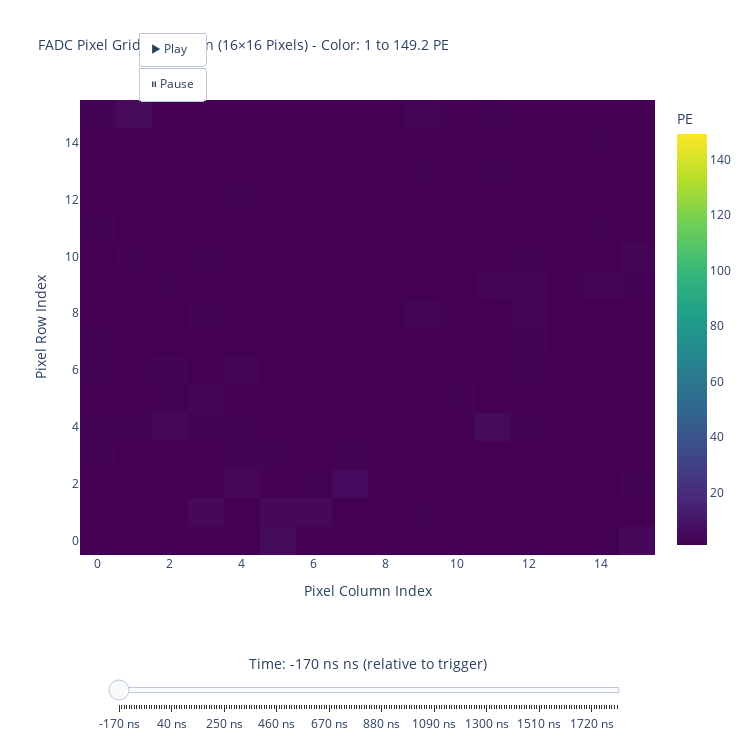

Source (notebook cell):
### Code cell
#animation
import plotly.graph_objects as go

# Parameters
dc_to_pe = 24.1
baseline_dc = 500  # Fixed baseline from config

# Load all FADC traces for 256 pixels
print("Loading all 256 FADC traces...")
all_traces_pe = {}
for pix_id in range(256):
    trace_name = f"vFADCTraces{pix_id}"
    try:
        trace_dc = arrays[trace_name][0]
        # Convert to PE with fixed baseline
        trace_pe = np.clip((trace_dc - baseline_dc) / dc_to_pe, 0, None)
        all_traces_pe[pix_id] = trace_pe
    except KeyError:
        print(f"Warning: {trace_name} not found")

print(f"Successfully loaded {len(all_traces_pe)}/256 traces")

# Get time information (trigger at 170 ns)
n_samples = len(list(all_traces_pe.values())[0])
time_ns = np.arange(n_samples) * 10 - 170  # Relative to trigger

# Calculate max PE across all traces and time steps
max_pe_global = max([np.max(trace) for trace in all_traces_pe.values()])
min_pe_set = 1  # You can change this to set a minimum color scale value

print(f"Max PE across all pixels and time steps: {max_pe_global:.2f}")
print(f"Color scale: {min_pe_set} to {max_pe_global:.2f} PE")

print(f"Creating {n_samples} frames for animation...")

# Create frames for each time step
frames = []
for time_step in range(n_samples):
    # Create 16x16 grid for this time step
    pixel_grid = np.zeros((16, 16))
    
    # Map pixel values to grid positions
    for pix_id in range(256):
        if pix_id in all_traces_pe:
            # Get pixel location
            x_pos, y_pos = pixel_config[pix_id][1], pixel_config[pix_id][2]
            col = int((x_pos - min_x) / pixel_pitch)
            row = int((y_pos - min_y) / pixel_pitch)
            
            # Get PE value at this time step
            pixel_grid[row, col] = all_traces_pe[pix_id][time_step]
    
    # Create frame with fixed color scale
    frame = go.Frame(
        data=[go.Heatmap(z=pixel_grid, colorscale='Viridis', 
                         zmin=min_pe_set, zmax=max_pe_global,
                         colorbar=dict(title="PE"))],
        name=f"{time_ns[time_step]:.0f}"
    )
    frames.append(frame)

# Create initial frame data
initial_grid = np.zeros((16, 16))
for pix_id in range(256):
    if pix_id in all_traces_pe:
        x_pos, y_pos = pixel_config[pix_id][1], pixel_config[pix_id][2]
        col = int((x_pos - min_x) / pixel_pitch)
        row = int((y_pos - min_y) / pixel_pitch)
        initial_grid[row, col] = all_traces_pe[pix_id][0]

# Create figure
fig = go.Figure(
    data=[go.Heatmap(z=initial_grid, colorscale='Viridis', 
                     zmin=min_pe_set, zmax=max_pe_global,
                     colorbar=dict(title="PE"))],
    frames=frames
)

# Create slider steps
slider_steps = []
for i in range(0, len(frames), max(1, len(frames) // 200)):  # Limit to ~200 slider points
    slider_steps.append(
        dict(
            args=[
                [frames[i].name],
                dict(
                    frame=dict(duration=0, redraw=True),
                    mode="immediate",
                    transition=dict(duration=0)
                )
            ],
            label=f"{time_ns[i]:.0f} ns",
            method="animate"
        )
    )

# Update layout with slider and controls
fig.update_layout(
    updatemenus=[dict(
        type="buttons",
        showactive=False,
        buttons=[
            dict(label="▶ Play",
                 method="animate",
                 args=[None, dict(frame=dict(duration=50, redraw=True),
                                 fromcurrent=True)]),
            dict(label="⏸ Pause",
                 method="animate",
                 args=[[None], dict(frame=dict(duration=0, redraw=False),
                                   mode="immediate",
                                   transition=dict(duration=0))])
        ],
        x=0.1, xanchor="left", y=1.15, yanchor="top"
    )],
    sliders=[dict(
        active=0,
        yanchor="top",
        y=-0.1,
        xanchor="left",
        currentvalue=dict(
            prefix="Time: ",
            suffix=" ns (relative to trigger)",
            visible=True,
            xanchor="center",
            font=dict(size=14)
        ),
        transition=dict(duration=0),
        pad=dict(b=10, t=50),
        len=0.9,
        x=0.05,
        steps=slider_steps
    )],
    title=dict(
        text=f"FADC Pixel Grid Animation (16×16 Pixels) - Color: {min_pe_set} to {max_pe_global:.1f} PE",
        font=dict(size=14)
    ),
    xaxis_title="Pixel Column Index",
    yaxis_title="Pixel Row Index",
    height=750,
    width=750,
    hovermode="closest"
)

print(f"\nAnimation settings:")
print(f"  • Baseline: {baseline_dc} DAC")
print(f"  • Conversion: {dc_to_pe} DAC/PE")
print(f"  • Color scale: {min_pe_set} to {max_pe_global:.2f} PE (fixed)")
print(f"  • Time: -170 ns (before trigger) to +1830 ns (after trigger)")
print("Displaying interactive Plotly figure...")
fig.show()

### Figure 1 — Plotly figure (JSON) as saved in the notebook; plotly's stock layout.template omitted (floating-point values rounded to 4 significant figures; data arrays with more than 128 entries replaced by an {"elided": "..."} marker saying what was removed)
{"data": [{"colorbar": {"title": {"text": "PE"}}, "colorscale": [[0, "#440154"], [0.1111, "#482878"], [0.2222, "#3e4989"], [0.3333, "#31688e"], [0.4444, "#26828e"], [0.5556, "#1f9e89"], [0.6667, "#35b779"], [0.7778, "#6ece58"], [0.8889, "#b5de2b"], [1, "#fde725"]], "type": "heatmap", "z": {"elided": "16x16 float values"}, "zmax": 149.2, "zmin": 1}], "layout": {"height": 750, "hovermode": "closest", "sliders": [{"active": 0, "currentvalue": {"font": {"size": 14}, "prefix": "Time: ", "suffix": " ns (relative to trigger)", "visible": true, "xanchor": "center"}, "len": 0.9, "pad": {"b": 10, "t": 50}, "steps": [{"args": [["-170"], {"frame": {"duration": 0, "redraw": true}, "mode": "immediate", "transition": {"duration": 0}}], "label": "-170 ns", "method": "animate"}, {"args": [["-160"], {"frame": {"duration": 0, "redraw": true}, "mode": "immediate", "transition": {"duration": 0}}], "label": "-160 ns", "method": "animate"}, {"args": [["-150"], {"frame": {"duration": 0, "redraw": true}, "mode": "immediate", "transition": {"duration": 0}}], "label": "-150 ns", "method": "animate"}, {"args": [["-140"], {"frame": {"duration": 0, "redraw": true}, "mode": "immediate", "transition": {"duration": 0}}], "label": "-140 ns", "method": "animate"}, {"args": [["-130"], {"frame": {"duration": 0, "redraw": true}, "mode": "immediate", "transition": {"duration": 0}}], "label": "-130 ns", "method": "animate"}, {"args": [["-120"], {"frame": {"duration": 0, "redraw": true}, "mode": "immediate", "transition": {"duration": 0}}], "label": "-120 ns", "method": "animate"}, {"args": [["-110"], {"frame": {"duration": 0, "redraw": true}, "mode": "immediate", "transition": {"duration": 0}}], "label": "-110 ns", "method": "animate"}, {"args": [["-100"], {"frame": {"duration": 0, "redraw": true}, "mode": "immediate", "transition": {"duration": 0}}], "label": "-100 ns", "method": "animate"}, {"args": [["-90"], {"frame": {"duration": 0, "redraw": true}, "mode": "immediate", "transition": {"duration": 0}}], "label": "-90 ns", "method": "animate"}, {"args": [["-80"], {"frame": {"duration": 0, "redraw": true}, "mode": "immediate", "transition": {"duration": 0}}], "label": "-80 ns", "method": "animate"}, {"args": [["-70"], {"frame": {"duration": 0, "redraw": true}, "mode": "immediate", "transition": {"duration": 0}}], "label": "-70 ns", "method": "animate"}, {"args": [["-60"], {"frame": {"duration": 0, "redraw": true}, "mode": "immediate", "transition": {"duration": 0}}], "label": "-60 ns", "method": "animate"}, {"args": [["-50"], {"frame": {"duration": 0, "redraw": true}, "mode": "immediate", "transition": {"duration": 0}}], "label": "-50 ns", "method": "animate"}, {"args": [["-40"], {"frame": {"duration": 0, "redraw": true}, "mode": "immediate", "transition": {"duration": 0}}], "label": "-40 ns", "method": "animate"}, {"args": [["-30"], {"frame": {"duration": 0, "redraw": true}, "mode": "immediate", "transition": {"duration": 0}}], "label": "-30 ns", "method": "animate"}, {"args": [["-20"], {"frame": {"duration": 0, "redraw": true}, "mode": "immediate", "transition": {"duration": 0}}], "label": "-20 ns", "method": "animate"}, {"args": [["-10"], {"frame": {"duration": 0, "redraw": true}, "mode": "immediate", "transition": {"duration": 0}}], "label": "-10 ns", "method": "animate"}, {"args": [["0"], {"frame": {"duration": 0, "redraw": true}, "mode": "immediate", "transition": {"duration": 0}}], "label": "0 ns", "method": "animate"}, {"args": [["10"], {"frame": {"duration": 0, "redraw": true}, "mode": "immediate", "transition": {"duration": 0}}], "label": "10 ns", "method": "animate"}, {"args": [["20"], {"frame": {"duration": 0, "redraw": true}, "mode": "immediate", "transition": {"duration": 0}}], "label": "20 ns", "method": "animate"}, {"args": [["30"], {"frame": {"duration": 0, "redraw": true}, "mode": "immediate", "transition": {"duration": 0}}], "label": "30 ns", "method": "animate"}, {"args": [["40"], {"frame": {"duration": 0, "redraw": true}, "mode": "immediate", "transition": {"duration": 0}}], "label": "40 ns", "method": "animate"}, {"args": [["50"], {"frame": {"duration": 0, "redraw": true}, "mode": "immediate", "transition": {"duration": 0}}], "label": "50 ns", "method": "animate"}, {"args": [["60"], {"frame": {"duration": 0, "redraw": true}, "mode": "immediate", "transition": {"duration": 0}}], "label": "60 ns", "method": "animate"}, {"args": [["70"], {"frame": {"duration": 0, "redraw": true}, "mode": "immediate", "transition": {"duration": 0}}], "label": "70 ns", "method": "animate"}, {"args": [["80"], {"frame": {"duration": 0, "redraw": true}, "mode": "immediate", "transition": {"duration": 0}}], "label": "80 ns", "method": "animate"}, {"args": [["90"], {"frame": {"duration": 0, "redraw": true}, "mode": "immediate", "transition": {"duration": 0}}], "label": "90 ns", "method": "animate"}, {"args": [["100"], {"frame": {"duration": 0, "redraw": true}, "mode": "immediate", "transition": {"duration": 0}}], "label": "100 ns", "method": "animate"}, {"args": [["110"], {"frame": {"duration": 0, "redraw": true}, "mode": "immediate", "transition": {"duration": 0}}], "label": "110 ns", "method": "animate"}, {"args": [["120"], {"frame": {"duration": 0, "redraw": true}, "mode": "immediate", "transition": {"duration": 0}}], "label": "120 ns", "method": "animate"}, {"args": [["130"], {"frame": {"duration": 0, "redraw": true}, "mode": "immediate", "transition": {"duration": 0}}], "label": "130 ns", "method": "animate"}, {"args": [["140"], {"frame": {"duration": 0, "redraw": true}, "mode": "immediate", "transition": {"duration": 0}}], "label": "140 ns", "method": "animate"}, {"args": [["150"], {"frame": {"duration": 0, "redraw": true}, "mode": "immediate", "transition": {"duration": 0}}], "label": "150 ns", "method": "animate"}, {"args": [["160"], {"frame": {"duration": 0, "redraw": true}, "mode": "immediate", "transition": {"duration": 0}}], "label": "160 ns", "method": "animate"}, {"args": [["170"], {"frame": {"duration": 0, "redraw": true}, "mode": "immediate", "transition": {"duration": 0}}], "label": "170 ns", "method": "animate"}, {"args": [["180"], {"frame": {"duration": 0, "redraw": true}, "mode": "immediate", "transition": {"duration": 0}}], "label": "180 ns", "method": "animate"}, {"args": [["190"], {"frame": {"duration": 0, "redraw": true}, "mode": "immediate", "transition": {"duration": 0}}], "label": "190 ns", "method": "animate"}, {"args": [["200"], {"frame": {"duration": 0, "redraw": true}, "mode": "immediate", "transition": {"duration": 0}}], "label": "200 ns", "method": "animate"}, {"args": [["210"], {"frame": {"duration": 0, "redraw": true}, "mode": "immediate", "transition": {"duration": 0}}], "label": "210 ns", "method": "animate"}, {"args": [["220"], {"frame": {"duration": 0, "redraw": true}, "mode": "immediate", "transition": {"duration": 0}}], "label": "220 ns", "method": "animate"}, {"args": [["230"], {"frame": {"duration": 0, "redraw": true}, "mode": "immediate", "transition": {"duration": 0}}], "label": "230 ns", "method": "animate"}, {"args": [["240"], {"frame": {"duration": 0, "redraw": true}, "mode": "immediate", "transition": {"duration": 0}}], "label": "240 ns", "method": "animate"}, {"args": [["250"], {"frame": {"duration": 0, "redraw": true}, "mode": "immediate", "transition": {"duration": 0}}], "label": "250 ns", "method": "animate"}, {"args": [["260"], {"frame": {"duration": 0, "redraw": true}, "mode": "immediate", "transition": {"duration": 0}}], "label": "260 ns", "method": "animate"}, {"args": [["270"], {"frame": {"duration": 0, "redraw": true}, "mode": "immediate", "transition": {"duration": 0}}], "label": "270 ns", "method": "animate"}, {"args": [["280"], {"frame": {"duration": 0, "redraw": true}, "mode": "immediate", "transition": {"duration": 0}}], "label": "280 ns", "method": "animate"}, {"args": [["290"], {"frame": {"duration": 0, "redraw": true}, "mode": "immediate", "transition": {"duration": 0}}], "label": "290 ns", "method": "animate"}, {"args": [["300"], {"frame": {"duration": 0, "redraw": true}, "mode": "immediate", "transition": {"duration": 0}}], "label": "300 ns", "method": "animate"}, {"args": [["310"], {"frame": {"duration": 0, "redraw": true}, "mode": "immediate", "transition": {"duration": 0}}], "label": "310 ns", "method": "animate"}, {"args": [["320"], {"frame": {"duration": 0, "redraw": true}, "mode": "immediate", "transition": {"duration": 0}}], "label": "320 ns", "method": "animate"}, {"args": [["330"], {"frame": {"duration": 0, "redraw": true}, "mode": "immediate", "transition": {"duration": 0}}], "label": "330 ns", "method": "animate"}, {"args": [["340"], {"frame": {"duration": 0, "redraw": true}, "mode": "immediate", "transition": {"duration": 0}}], "label": "340 ns", "method": "animate"}, {"args": [["350"], {"frame": {"duration": 0, "redraw": true}, "mode": "immediate", "transition": {"duration": 0}}], "label": "350 ns", "method": "animate"}, {"args": [["360"], {"frame": {"duration": 0, "redraw": true}, "mode": "immediate", "transition": {"duration": 0}}], "label": "360 ns", "method": "animate"}, {"args": [["370"], {"frame": {"duration": 0, "redraw": true}, "mode": "immediate", "transition": {"duration": 0}}], "label": "370 ns", "method": "animate"}, {"args": [["380"], {"frame": {"duration": 0, "redraw": true}, "mode": "immediate", "transition": {"duration": 0}}], "label": "380 ns", "method": "animate"}, {"args": [["390"], {"frame": {"duration": 0, "redraw": true}, "mode": "immediate", "transition": {"duration": 0}}], "label": "390 ns", "method": "animate"}, {"args": [["400"], {"frame": {"duration": 0, "redraw": true}, "mode": "immediate", "transition": {"duration": 0}}], "label": "400 ns", "method": "animate"}, {"args": [["410"], {"frame": {"duration": 0, "redraw": true}, "mode": "immediate", "transition": {"duration": 0}}], "label": "410 ns", "method": "animate"}, {"args": [["420"], {"frame": {"duration": 0, "redraw": true}, "mode": "immediate", "transition": {"duration": 0}}], "label": "420 ns", "method": "animate"}, {"args": [["430"], {"frame": {"duration": 0, "redraw": true}, "mode": "immediate", "transition": {"duration": 0}}], "label": "430 ns", "method": "animate"}, {"args": [["440"], {"frame": {"duration": 0, "redraw": true}, "mode": "immediate", "transition": {"duration": 0}}], "label": "440 ns", "method": "animate"}, {"args": [["450"], {"frame": {"duration": 0, "redraw": true}, "mode": "immediate", "transition": {"duration": 0}}], "label": "450 ns", "method": "animate"}, {"args": [["460"], {"frame": {"duration": 0, "redraw": true}, "mode": "immediate", "transition": {"duration": 0}}], "label": "460 ns", "method": "animate"}, {"args": [["470"], {"frame": {"duration": 0, "redraw": true}, "mode": "immediate", "transition": {"duration": 0}}], "label": "470 ns", "method": "animate"}, {"args": [["480"], {"frame": {"duration": 0, "redraw": true}, "mode": "immediate", "transition": {"duration": 0}}], "label": "480 ns", "method": "animate"}, {"args": [["490"], {"frame": {"duration": 0, "redraw": true}, "mode": "immediate", "transition": {"duration": 0}}], "label": "490 ns", "method": "animate"}, {"args": [["500"], {"frame": {"duration": 0, "redraw": true}, "mode": "immediate", "transition": {"duration": 0}}], "label": "500 ns", "method": "animate"}, {"args": [["510"], {"frame": {"duration": 0, "redraw": true}, "mode": "immediate", "transition": {"duration": 0}}], "label": "510 ns", "method": "animate"}, {"args": [["520"], {"frame": {"duration": 0, "redraw": true}, "mode": "immediate", "transition": {"duration": 0}}], "label": "520 ns", "method": "animate"}, {"args": [["530"], {"frame": {"duration": 0, "redraw": true}, "mode": "immediate", "transition": {"duration": 0}}], "label": "530 ns", "method": "animate"}, {"args": [["540"], {"frame": {"duration": 0, "redraw": true}, "mode": "immediate", "transition": {"duration": 0}}], "label": "540 ns", "method": "animate"}, {"args": [["550"], {"frame": {"duration": 0, "redraw": true}, "mode": "immediate", "transition": {"duration": 0}}], "label": "550 ns", "method": "animate"}, {"args": [["560"], {"frame": {"duration": 0, "redraw": true}, "mode": "immediate", "transition": {"duration": 0}}], "label": "560 ns", "method": "animate"}, {"args": [["570"], {"frame": {"duration": 0, "redraw": true}, "mode": "immediate", "transition": {"duration": 0}}], "label": "570 ns", "method": "animate"}, {"args": [["580"], {"frame": {"duration": 0, "redraw": true}, "mode": "immediate", "transition": {"duration": 0}}], "label": "580 ns", "method": "animate"}, {"args": [["590"], {"frame": {"duration": 0, "redraw": true}, "mode": "immediate", "transition": {"duration": 0}}], "label": "590 ns", "method": "animate"}, {"args": [["600"], {"frame": {"duration": 0, "redraw": true}, "mode": "immediate", "transition": {"duration": 0}}], "label": "600 ns", "method": "animate"}, {"args": [["610"], {"frame": {"duration": 0, "redraw": true}, "mode": "immediate", "transition": {"duration": 0}}], "label": "610 ns", "method": "animate"}, {"args": [["620"], {"frame": {"duration": 0, "redraw": true}, "mode": "immediate", "transition": {"duration": 0}}], "label": "620 ns", "method": "animate"}, {"args": [["630"], {"frame": {"duration": 0, "redraw": true}, "mode": "immediate", "transition": {"duration": 0}}], "label": "630 ns", "method": "animate"}, {"args": [["640"], {"frame": {"duration": 0, "redraw": true}, "mode": "immediate", "transition": {"duration": 0}}], "label": "640 ns", "method": "animate"}, {"args": [["650"], {"frame": {"duration": 0, "redraw": true}, "mode": "immediate", "transition": {"duration": 0}}], "label": "650 ns", "method": "animate"}, {"args": [["660"], {"frame": {"duration": 0, "redraw": true}, "mode": "immediate", "transition": {"duration": 0}}], "label": "660 ns", "method": "animate"}, {"args": [["670"], {"frame": {"duration": 0, "redraw": true}, "mode": "immediate", "transition": {"duration": 0}}], "label": "670 ns", "method": "animate"}, {"args": [["680"], {"frame": {"duration": 0, "redraw": true}, "mode": "immediate", "transition": {"duration": 0}}], "label": "680 ns", "method": "animate"}, {"args": [["690"], {"frame": {"duration": 0, "redraw": true}, "mode": "immediate", "transition": {"duration": 0}}], "label": "690 ns", "method": "animate"}, {"args": [["700"], {"frame": {"duration": 0, "redraw": true}, "mode": "immediate", "transition": {"duration": 0}}], "label": "700 ns", "method": "animate"}, {"args": [["710"], {"frame": {"duration": 0, "redraw": true}, "mode": "immediate", "transition": {"duration": 0}}], "label": "710 ns", "method": "animate"}, {"args": [["720"], {"frame": {"duration": 0, "redraw": true}, "mode": "immediate", "transition": {"duration": 0}}], "label": "720 ns", "method": "animate"}, {"args": [["730"], {"frame": {"duration": 0, "redraw": true}, "mode": "immediate", "transition": {"duration": 0}}], "label": "730 ns", "method": "animate"}, {"args": [["740"], {"frame": {"duration": 0, "redraw": true}, "mode": "immediate", "transition": {"duration": 0}}], "label": "740 ns", "method": "animate"}, {"args": [["750"], {"frame": {"duration": 0, "redraw": true}, "mode": "immediate", "transition": {"duration": 0}}], "label": "750 ns", "method": "animate"}, {"args": [["760"], {"frame": {"duration": 0, "redraw": true}, "mode": "immediate", "transition": {"duration": 0}}], "label": "760 ns", "method": "animate"}, {"args": [["770"], {"frame": {"duration": 0, "redraw": true}, "mode": "immediate", "transition": {"duration": 0}}], "label": "770 ns", "method": "animate"}, {"args": [["780"], {"frame": {"duration": 0, "redraw": true}, "mode": "immediate", "transition": {"duration": 0}}], "label": "780 ns", "method": "animate"}, {"args": [["790"], {"frame": {"duration": 0, "redraw": true}, "mode": "immediate", "transition": {"duration": 0}}], "label": "790 ns", "method": "animate"}, {"args": [["800"], {"frame": {"duration": 0, "redraw": true}, "mode": "immediate", "transition": {"duration": 0}}], "label": "800 ns", "method": "animate"}, {"args": [["810"], {"frame": {"duration": 0, "redraw": true}, "mode": "immediate", "transition": {"duration": 0}}], "label": "810 ns", "method": "animate"}, {"args": [["820"], {"frame": {"duration": 0, "redraw": true}, "mode": "immediate", "transition": {"duration": 0}}], "label": "820 ns", "method": "animate"}, {"args": [["830"], {"frame": {"duration": 0, "redraw": true}, "mode": "immediate", "transition": {"duration": 0}}], "label": "830 ns", "method": "animate"}, {"args": [["840"], {"frame": {"duration": 0, "redraw": true}, "mode": "immediate", "transition": {"duration": 0}}], "label": "840 ns", "method": "animate"}, {"args": [["850"], {"frame": {"duration": 0, "redraw": true}, "mode": "immediate", "transition": {"duration": 0}}], "label": "850 ns", "method": "animate"}, {"args": [["860"], {"frame": {"duration": 0, "redraw": true}, "mode": "immediate", "transition": {"duration": 0}}], "label": "860 ns", "method": "animate"}, {"args": [["870"], {"frame": {"duration": 0, "redraw": true}, "mode": "immediate", "transition": {"duration": 0}}], "label": "870 ns", "method": "animate"}, {"args": [["880"], {"frame": {"duration": 0, "redraw": true}, "mode": "immediate", "transition": {"duration": 0}}], "label": "880 ns", "method": "animate"}, {"args": [["890"], {"frame": {"duration": 0, "redraw": true}, "mode": "immediate", "transition": {"duration": 0}}], "label": "890 ns", "method": "animate"}, {"args": [["900"], {"frame": {"duration": 0, "redraw": true}, "mode": "immediate", "transition": {"duration": 0}}], "label": "900 ns", "method": "animate"}, {"args": [["910"], {"frame": {"duration": 0, "redraw": true}, "mode": "immediate", "transition": {"duration": 0}}], "label": "910 ns", "method": "animate"}, {"args": [["920"], {"frame": {"duration": 0, "redraw": true}, "mode": "immediate", "transition": {"duration": 0}}], "label": "920 ns", "method": "animate"}, {"args": [["930"], {"frame": {"duration": 0, "redraw": true}, "mode": "immediate", "transition": {"duration": 0}}], "label": "930 ns", "method": "animate"}, {"args": [["940"], {"frame": {"duration": 0, "redraw": true}, "mode": "immediate", "transition": {"duration": 0}}], "label": "940 ns", "method": "animate"}, {"args": [["950"], {"frame": {"duration": 0, "redraw": true}, "mode": "immediate", "transition": {"duration": 0}}], "label": "950 ns", "method": "animate"}, {"args": [["960"], {"frame": {"duration": 0, "redraw": true}, "mode": "immediate", "transition": {"duration": 0}}], "label": "960 ns", "method": "animate"}, {"args": [["970"], {"frame": {"duration": 0, "redraw": true}, "mode": "immediate", "transition": {"duration": 0}}], "label": "970 ns", "method": "animate"}, {"args": [["980"], {"frame": {"duration": 0, "redraw": true}, "mode": "immediate", "transition": {"duration": 0}}], "label": "980 ns", "method": "animate"}, {"args": [["990"], {"frame": {"duration": 0, "redraw": true}, "mode": "immediate", "transition": {"duration": 0}}], "label": "990 ns", "method": "animate"}, {"args": [["1000"], {"frame": {"duration": 0, "redraw": true}, "mode": "immediate", "transition": {"duration": 0}}], "label": "1000 ns", "method": "animate"}, {"args": [["1010"], {"frame": {"duration": 0, "redraw": true}, "mode": "immediate", "transition": {"duration": 0}}], "label": "1010 ns", "method": "animate"}, {"args": [["1020"], {"frame": {"duration": 0, "redraw": true}, "mode": "immediate", "transition": {"duration": 0}}], "label": "1020 ns", "method": "animate"}, {"args": [["1030"], {"frame": {"duration": 0, "redraw": true}, "mode": "immediate", "transition": {"duration": 0}}], "label": "1030 ns", "method": "animate"}, {"args": [["1040"], {"frame": {"duration": 0, "redraw": true}, "mode": "immediate", "transition": {"duration": 0}}], "label": "1040 ns", "method": "animate"}, {"args": [["1050"], {"frame": {"duration": 0, "redraw": true}, "mode": "immediate", "transition": {"duration": 0}}], "label": "1050 ns", "method": "animate"}, {"args": [["1060"], {"frame": {"duration": 0, "redraw": true}, "mode": "immediate", "transition": {"duration": 0}}], "label": "1060 ns", "method": "animate"}, {"args": [["1070"], {"frame": {"duration": 0, "redraw": true}, "mode": "immediate", "transition": {"duration": 0}}], "label": "1070 ns", "method": "animate"}, {"args": [["1080"], {"frame": {"duration": 0, "redraw": true}, "mode": "immediate", "transition": {"duration": 0}}], "label": "1080 ns", "method": "animate"}, {"args": [["1090"], {"frame": {"duration": 0, "redraw": true}, "mode": "immediate", "transition": {"duration": 0}}], "label": "1090 ns", "method": "animate"}, {"args": [["1100"], {"frame": {"duration": 0, "redraw": true}, "mode": "immediate", "transition": {"duration": 0}}], "label": "1100 ns", "method": "animate"}, {"args": [["1110"], {"frame": {"duration": 0, "redraw": true}, "mode": "immediate", "transition": {"duration": 0}}], "label": "1110 ns", "method": "animate"}, {"args": [["1120"], {"frame": {"duration": 0, "redraw": true}, "mode": "immediate", "transition": {"duration": 0}}], "label": "1120 ns", "method": "animate"}, {"args": [["1130"], {"frame": {"duration": 0, "redraw": true}, "mode": "immediate", "transition": {"duration": 0}}], "label": "1130 ns", "method": "animate"}, {"args": [["1140"], {"frame": {"duration": 0, "redraw": true}, "mode": "immediate", "transition": {"duration": 0}}], "label": "1140 ns", "method": "animate"}, {"args": [["1150"], {"frame": {"duration": 0, "redraw": true}, "mode": "immediate", "transition": {"duration": 0}}], "label": "1150 ns", "method": "animate"}, {"args": [["1160"], {"frame": {"duration": 0, "redraw": true}, "mode": "immediate", "transition": {"duration": 0}}], "label": "1160 ns", "method": "animate"}, {"args": [["1170"], {"frame": {"duration": 0, "redraw": true}, "mode": "immediate", "transition": {"duration": 0}}], "label": "1170 ns", "method": "animate"}, {"args": [["1180"], {"frame": {"duration": 0, "redraw": true}, "mode": "immediate", "transition": {"duration": 0}}], "label": "1180 ns", "method": "animate"}, {"args": [["1190"], {"frame": {"duration": 0, "redraw": true}, "mode": "immediate", "transition": {"duration": 0}}], "label": "1190 ns", "method": "animate"}, {"args": [["1200"], {"frame": {"duration": 0, "redraw": true}, "mode": "immediate", "transition": {"duration": 0}}], "label": "1200 ns", "method": "animate"}, {"args": [["1210"], {"frame": {"duration": 0, "redraw": true}, "mode": "immediate", "transition": {"duration": 0}}], "label": "1210 ns", "method": "animate"}, {"args": [["1220"], {"frame": {"duration": 0, "redraw": true}, "mode": "immediate", "transition": {"duration": 0}}], "label": "1220 ns", "method": "animate"}, {"args": [["1230"], {"frame": {"duration": 0, "redraw": true}, "mode": "immediate", "transition": {"duration": 0}}], "label": "1230 ns", "method": "animate"}, {"args": [["1240"], {"frame": {"duration": 0, "redraw": true}, "mode": "immediate", "transition": {"duration": 0}}], "label": "1240 ns", "method": "animate"}, {"args": [["1250"], {"frame": {"duration": 0, "redraw": true}, "mode": "immediate", "transition": {"duration": 0}}], "label": "1250 ns", "method": "animate"}, {"args": [["1260"], {"frame": {"duration": 0, "redraw": true}, "mode": "immediate", "transition": {"duration": 0}}], "label": "1260 ns", "method": "animate"}, {"args": [["1270"], {"frame": {"duration": 0, "redraw": true}, "mode": "immediate", "transition": {"duration": 0}}], "label": "1270 ns", "method": "animate"}, {"args": [["1280"], {"frame": {"duration": 0, "redraw": true}, "mode": "immediate", "transition": {"duration": 0}}], "label": "1280 ns", "method": "animate"}, {"args": [["1290"], {"frame": {"duration": 0, "redraw": true}, "mode": "immediate", "transition": {"duration": 0}}], "label": "1290 ns", "method": "animate"}, {"args": [["1300"], {"frame": {"duration": 0, "redraw": true}, "mode": "immediate", "transition": {"duration": 0}}], "label": "1300 ns", "method": "animate"}, {"args": [["1310"], {"frame": {"duration": 0, "redraw": true}, "mode": "immediate", "transition": {"duration": 0}}], "label": "1310 ns", "method": "animate"}, {"args": [["1320"], {"frame": {"duration": 0, "redraw": true}, "mode": "immediate", "transition": {"duration": 0}}], "label": "1320 ns", "method": "animate"}, {"args": [["1330"], {"frame": {"duration": 0, "redraw": true}, "mode": "immediate", "transition": {"duration": 0}}], "label": "1330 ns", "method": "animate"}, {"args": [["1340"], {"frame": {"duration": 0, "redraw": true}, "mode": "immediate", "transition": {"duration": 0}}], "label": "1340 ns", "method": "animate"}, {"args": [["1350"], {"frame": {"duration": 0, "redraw": true}, "mode": "immediate", "transition": {"duration": 0}}], "label": "1350 ns", "method": "animate"}, {"args": [["1360"], {"frame": {"duration": 0, "redraw": true}, "mode": "immediate", "transition": {"duration": 0}}], "label": "1360 ns", "method": "animate"}, {"args": [["1370"], {"frame": {"duration": 0, "redraw": true}, "mode": "immediate", "transition": {"duration": 0}}], "label": "1370 ns", "method": "animate"}, {"args": [["1380"], {"frame": {"duration": 0, "redraw": true}, "mode": "immediate", "transition": {"duration": 0}}], "label": "1380 ns", "method": "animate"}, {"args": [["1390"], {"frame": {"duration": 0, "redraw": true}, "mode": "immediate", "transition": {"duration": 0}}], "label": "1390 ns", "method": "animate"}, {"args": [["1400"], {"frame": {"duration": 0, "redraw": true}, "mode": "immediate", "transition": {"duration": 0}}], "label": "1400 ns", "method": "animate"}, {"args": [["1410"], {"frame": {"duration": 0, "redraw": true}, "mode": "immediate", "transition": {"duration": 0}}], "label": "1410 ns", "method": "animate"}, {"args": [["1420"], {"frame": {"duration": 0, "redraw": true}, "mode": "immediate", "transition": {"duration": 0}}], "label": "1420 ns", "method": "animate"}, {"args": [["1430"], {"frame": {"duration": 0, "redraw": true}, "mode": "immediate", "transition": {"duration": 0}}], "label": "1430 ns", "method": "animate"}, {"args": [["1440"], {"frame": {"duration": 0, "redraw": true}, "mode": "immediate", "transition": {"duration": 0}}], "label": "1440 ns", "method": "animate"}, {"args": [["1450"], {"frame": {"duration": 0, "redraw": true}, "mode": "immediate", "transition": {"duration": 0}}], "label": "1450 ns", "method": "animate"}, {"args": [["1460"], {"frame": {"duration": 0, "redraw": true}, "mode": "immediate", "transition": {"duration": 0}}], "label": "1460 ns", "method": "animate"}, {"args": [["1470"], {"frame": {"duration": 0, "redraw": true}, "mode": "immediate", "transition": {"duration": 0}}], "label": "1470 ns", "method": "animate"}, {"args": [["1480"], {"frame": {"duration": 0, "redraw": true}, "mode": "immediate", "transition": {"duration": 0}}], "label": "1480 ns", "method": "animate"}, {"args": [["1490"], {"frame": {"duration": 0, "redraw": true}, "mode": "immediate", "transition": {"duration": 0}}], "label": "1490 ns", "method": "animate"}, {"args": [["1500"], {"frame": {"duration": 0, "redraw": true}, "mode": "immediate", "transition": {"duration": 0}}], "label": "1500 ns", "method": "animate"}, {"args": [["1510"], {"frame": {"duration": 0, "redraw": true}, "mode": "immediate", "transition": {"duration": 0}}], "label": "1510 ns", "method": "animate"}, {"args": [["1520"], {"frame": {"duration": 0, "redraw": true}, "mode": "immediate", "transition": {"duration": 0}}], "label": "1520 ns", "method": "animate"}, {"args": [["1530"], {"frame": {"duration": 0, "redraw": true}, "mode": "immediate", "transition": {"duration": 0}}], "label": "1530 ns", "method": "animate"}, {"args": [["1540"], {"frame": {"duration": 0, "redraw": true}, "mode": "immediate", "transition": {"duration": 0}}], "label": "1540 ns", "method": "animate"}, {"args": [["1550"], {"frame": {"duration": 0, "redraw": true}, "mode": "immediate", "transition": {"duration": 0}}], "label": "1550 ns", "method": "animate"}, {"args": [["1560"], {"frame": {"duration": 0, "redraw": true}, "mode": "immediate", "transition": {"duration": 0}}], "label": "1560 ns", "method": "animate"}, {"args": [["1570"], {"frame": {"duration": 0, "redraw": true}, "mode": "immediate", "transition": {"duration": 0}}], "label": "1570 ns", "method": "animate"}, {"args": [["1580"], {"frame": {"duration": 0, "redraw": true}, "mode": "immediate", "transition": {"duration": 0}}], "label": "1580 ns", "method": "animate"}, {"args": [["1590"], {"frame": {"duration": 0, "redraw": true}, "mode": "immediate", "transition": {"duration": 0}}], "label": "1590 ns", "method": "animate"}, {"args": [["1600"], {"frame": {"duration": 0, "redraw": true}, "mode": "immediate", "transition": {"duration": 0}}], "label": "1600 ns", "method": "animate"}, {"args": [["1610"], {"frame": {"duration": 0, "redraw": true}, "mode": "immediate", "transition": {"duration": 0}}], "label": "1610 ns", "method": "animate"}, {"args": [["1620"], {"frame": {"duration": 0, "redraw": true}, "mode": "immediate", "transition": {"duration": 0}}], "label": "1620 ns", "method": "animate"}, {"args": [["1630"], {"frame": {"duration": 0, "redraw": true}, "mode": "immediate", "transition": {"duration": 0}}], "label": "1630 ns", "method": "animate"}, {"args": [["1640"], {"frame": {"duration": 0, "redraw": true}, "mode": "immediate", "transition": {"duration": 0}}], "label": "1640 ns", "method": "animate"}, {"args": [["1650"], {"frame": {"duration": 0, "redraw": true}, "mode": "immediate", "transition": {"duration": 0}}], "label": "1650 ns", "method": "animate"}, {"args": [["1660"], {"frame": {"duration": 0, "redraw": true}, "mode": "immediate", "transition": {"duration": 0}}], "label": "1660 ns", "method": "animate"}, {"args": [["1670"], {"frame": {"duration": 0, "redraw": true}, "mode": "immediate", "transition": {"duration": 0}}], "label": "1670 ns", "method": "animate"}, {"args": [["1680"], {"frame": {"duration": 0, "redraw": true}, "mode": "immediate", "transition": {"duration": 0}}], "label": "1680 ns", "method": "animate"}, {"args": [["1690"], {"frame": {"duration": 0, "redraw": true}, "mode": "immediate", "transition": {"duration": 0}}], "label": "1690 ns", "method": "animate"}, {"args": [["1700"], {"frame": {"duration": 0, "redraw": true}, "mode": "immediate", "transition": {"duration": 0}}], "label": "1700 ns", "method": "animate"}, {"args": [["1710"], {"frame": {"duration": 0, "redraw": true}, "mode": "immediate", "transition": {"duration": 0}}], "label": "1710 ns", "method": "animate"}, {"args": [["1720"], {"frame": {"duration": 0, "redraw": true}, "mode": "immediate", "transition": {"duration": 0}}], "label": "1720 ns", "method": "animate"}, {"args": [["1730"], {"frame": {"duration": 0, "redraw": true}, "mode": "immediate", "transition": {"duration": 0}}], "label": "1730 ns", "method": "animate"}, {"args": [["1740"], {"frame": {"duration": 0, "redraw": true}, "mode": "immediate", "transition": {"duration": 0}}], "label": "1740 ns", "method": "animate"}, {"args": [["1750"], {"frame": {"duration": 0, "redraw": true}, "mode": "immediate", "transition": {"duration": 0}}], "label": "1750 ns", "method": "animate"}, {"args": [["1760"], {"frame": {"duration": 0, "redraw": true}, "mode": "immediate", "transition": {"duration": 0}}], "label": "1760 ns", "method": "animate"}, {"args": [["1770"], {"frame": {"duration": 0, "redraw": true}, "mode": "immediate", "transition": {"duration": 0}}], "label": "1770 ns", "method": "animate"}, {"args": [["1780"], {"frame": {"duration": 0, "redraw": true}, "mode": "immediate", "transition": {"duration": 0}}], "label": "1780 ns", "method": "animate"}, {"args": [["1790"], {"frame": {"duration": 0, "redraw": true}, "mode": "immediate", "transition": {"duration": 0}}], "label": "1790 ns", "method": "animate"}, {"args": [["1800"], {"frame": {"duration": 0, "redraw": true}, "mode": "immediate", "transition": {"duration": 0}}], "label": "1800 ns", "method": "animate"}, {"args": [["1810"], {"frame": {"duration": 0, "redraw": true}, "mode": "immediate", "transition": {"duration": 0}}], "label": "1810 ns", "method": "animate"}, {"args": [["1820"], {"frame": {"duration": 0, "redraw": true}, "mode": "immediate", "transition": {"duration": 0}}], "label": "1820 ns", "method": "animate"}], "transition": {"duration": 0}, "x": 0.05, "xanchor": "left", "y": -0.1, "yanchor": "top"}], "title": {"font": {"size": 14}, "text": "FADC Pixel Grid Animation (16×16 Pixels) - Color: 1 to 149.2 PE"}, "updatemenus": [{"buttons": [{"args": [null, {"frame": {"duration": 50, "redraw": true}, "fromcurrent": true}], "label": "▶ Play", "method": "animate"}, {"args": [[null], {"frame": {"duration": 0, "redraw": false}, "mode": "immediate", "transition": {"duration": 0}}], "label": "⏸ Pause", "method": "animate"}], "showactive": false, "type": "buttons", "x": 0.1, "xanchor": "left", "y": 1.15, "yanchor": "top"}], "width": 750, "xaxis": {"title": {"text": "Pixel Column Index"}}, "yaxis": {"title": {"text": "Pixel Row Index"}}}}
